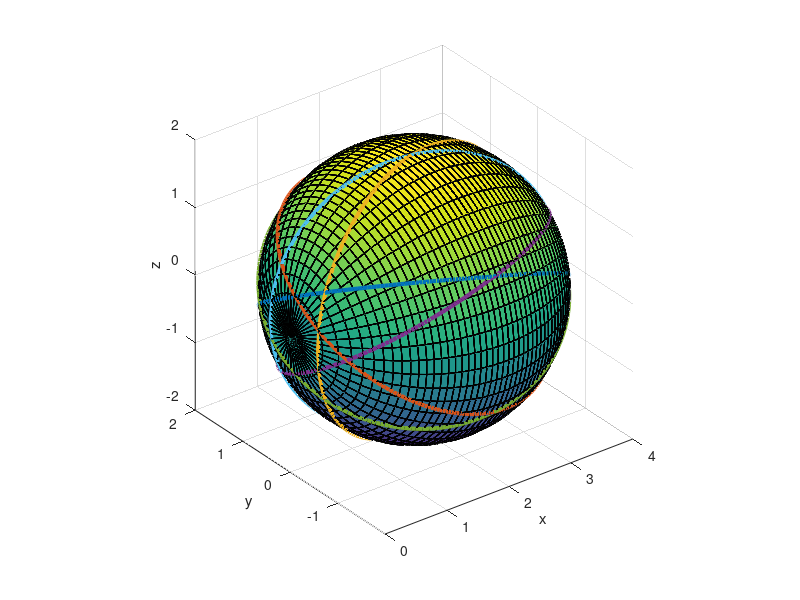

Source code (MATLAB):
%% Mold
alpha = 15 * pi / 180; %wind angle (radians)
S_F = 710000;%fiber strength
P = 1000;%pressure
N = 2; %safety factor
D = 8; %diameter
w = .25; %filament width
th = .004;%filament thickness
r_0 = .5;%starting radius
n_pts = 50; %number of points
R = D/2; %Radius 
cyl_Length = 0; %Length of cylindrical Section

l_h = R*cos(alpha); %see figure 2
x_0 = R - l_h; %see figure 2

Helix_Pitch = 2 * D / atan(alpha); %see Figure 1 
Step = w/R * 180 / pi; %exact step angle
N_C = floor(360 / Step); %Number of Circuits to fully cover the cylinder section
N_C = N_C + 5; %Increase number of circuits for overlapping (making sure everything is covered)

Step = 360 / N_C; %run step angle

Rev = cyl_Length / Helix_Pitch; %number of revolutions 
Rev_rad = Rev * 2 * pi; %offset for polar winding (revolution in radians)
%Total_Rotation = 2*pi*Rev; %How many radians it takes to get to end to end of cylinder

Length = 2 * l_h + cyl_Length; %2 hemispherical lengths + 1 cylinder length
x_max = 2*R + cyl_Length;

R = 2;
x_ls = linspace(0,R,25); %left Sphere x-coordinates (start at 0)
x_c = linspace(R,R+cyl_Length, 50); %cylinder mold
x_rs = linspace(R+cyl_Length, 2*R + cyl_Length, 25); %right Sphere x-coordinates 

t = linspace(0,2*pi, 50); %theta descretization for visualization
x_m = [x_ls, x_c, x_rs]; %total x matrix (x-mold)
X = ones(length(x_m), length(t));
Y = zeros(length(x_m), length(t));
Z = zeros(length(x_m), length(t));

for i = 1: length(x_m)
    X(i,:) = X(i,:)*x_m(i); %need to do this for surf()
end

for i = 1: length(x_m)
    if i < 25 %left sphere
        r_c = sqrt(R^2 - (x_m(i)-R)^2); %current radius of the circle at x-position  
        for t_i = 1: length(t)
           Z(i,t_i) = r_c*sin(t(t_i));
           Y(i,t_i) = r_c*cos(t(t_i)); 
        end
        
    elseif i < 75
       for t_i = 1: length(t)
           Z(i,t_i) = R*sin(t(t_i));
           Y(i,t_i) = R*cos(t(t_i)); 
       end
    else
        r_c = sqrt(R^2 - (x_m(i)-(R+cyl_Length))^2);
        for t_i = 1: length(t)
           Z(i,t_i) = r_c*sin(t(t_i));
           Y(i,t_i) = r_c*cos(t(t_i)); 
        end
    end
end

surf(X,Y,Z)
axis('equal')
xlabel('x')
ylabel('y')
zlabel('z')


%% SPherical Winding 2nd try
alpha_polar = asin(r_0/R); %polar wind angle
L = R*cos(alpha_polar); %2 in drawing 

x_start_L = R-L; %starting point for Left Hemisphere
x_end_L = L; %ending point for Left Hemisphere

x_start = 0;
x_start_R = R + cyl_Length; %radius plus cylinder length (starting point for Right hemisphere)
x_end_R = x_start_R + L; %(ending points for Right Hemipshere)

x_left = linspace(x_start_L, x_end_L, n_pts); %x points for left hemisphere
x_right = linspace(x_start_R, x_end_R, n_pts); %y points for right hemisphere

x_0 = linspace(0, 2*(R-x_start_L), 100);

x_back_left = fliplr(x_left); %flips the matrix about the center
x_back_right = fliplr(x_right); %flips the matrix about the center 
x = [x_left, x_right, x_back_right, x_back_left]; %Total x matrix (Total length = npts * 4)

theta_start = 0;
theta_end = pi;

theta = linspace(theta_start, theta_end, 100); %pre allocation

y = zeros(1,length(theta)/2);

the = zeros(1,length(theta)/2);

for i = 1:length(theta)
    l = L - x_0(i); %x_0 used here to calculate y
    y(i) = l*tan(alpha_polar); % 3 in drawing
end

y_back = flip(y); %y doesnt ever change, look at the graph bro flips head tp tail
y = [y,y_back];

z = zeros(1,length(theta));
r_temp = zeros(1,length(theta));


for i = 1:length(theta)
    r_temp(i) = sqrt(y(i)^2 + (L-x_0(i))^2);
    z(i) = sqrt(R^2 - r_temp(i)^2);
    the(i) = atan(y(i)/z(i)*180/pi); %calculating location of motor
end
z_back = z .* -1;
z = [z, z_back];

ang = 60; %adjust this to adjust the angle of the next wind
iter = 2; %adjust this to adjust the number of windings
wind = [x; y; z];
starts = 360 / ang; %tells you how many iterations to make a complete revolution
Rotate = rotx(ang);

for i = 1: starts
    wind = mtimes(Rotate, wind);
    x = wind(1,:);
    y = wind(2,:);
    z = wind(3,:);
    hold all
    surf(X,Y,Z)
    plot3(x,y,z,'LineWidth',3);
    axis('equal')
    xlabel('x')
    ylabel('y')
    zlabel('z')
    %view(0,90)  % XY
    %pause
    %view(0,0)   % XZ
    %pause
    %view(90,0)  % YZ
end
hold off